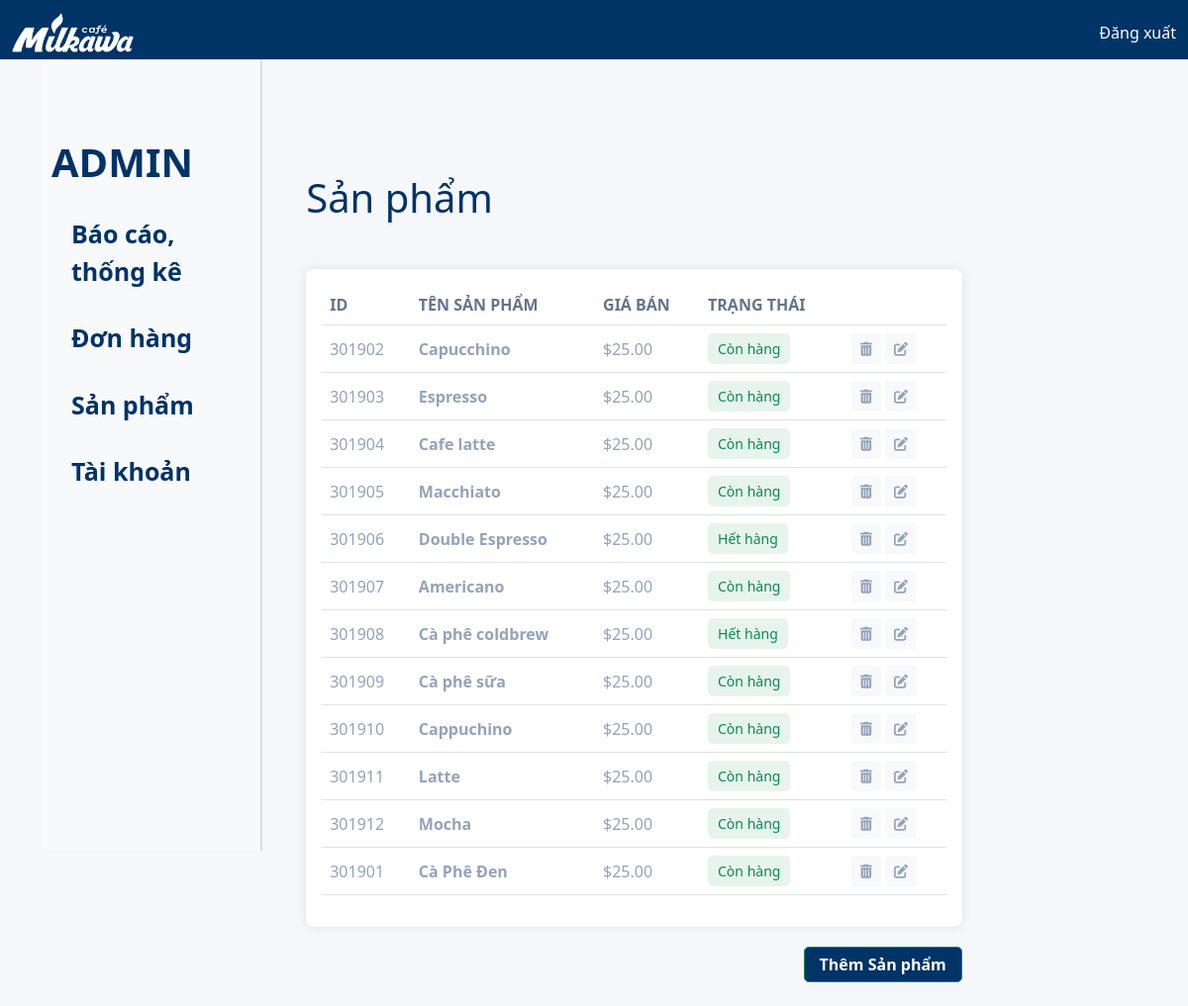
The app's page /Admin/index.php?id=3 with its own data.
### tables this page shows
CREATE TABLE `quanlysanpham` (
  `id` int(11) NOT NULL,
  `name` varchar(100) NOT NULL,
  `price` decimal(10,2) NOT NULL,
  `status` enum('Còn hàng','Hết hàng') DEFAULT 'Còn hàng'
);

### Admin/sanpham.php (the view, shortened to what this page needs)
<?php
$host = "localhost:3306";
$username = "root";
$password = "";
$database = "csdl_webandouong1";
$conn = new mysqli($host, $username, $password, $database);
$sql = "SELECT * FROM quanlysanpham";
$result = $conn->query($sql);
?>
            <main class="col-md-10 p-4">
                <h1 class="my-5" style="color: #003366;">Sản phẩm</h1>
                <div class="table-container">
                    <table class="table table-hover">
                        <thead>
                            <tr>
                                <th style="color: #64748b">ID</th>
                                <th style="color: #64748b">TÊN SẢN PHẨM</th>
                                <th style="color: #64748b">GIÁ BÁN</th>
                                <th style="color: #64748b">TRẠNG THÁI</th>
                                <th></th>
                            </tr>
                        </thead>
                        <tbody>
                            <?php if ($result->num_rows > 0): ?>
                                <?php while ($row = $result->fetch_assoc()): ?>
                                    <tr>
                                        <td><?= $row['id'] ?></td>
                                        <td style="font-weight: 700"><?= $row['name'] ?></td>
                                        <td>$<?= $row['price'] ?></td>
                                        <td>
                                            <span class="status-badge status-available" style="font-weight: 500"><?= $row['status'] ?></span>
                                        </td>
                                        <td>
                                            <form method="post" style="display:inline;">
                                                <button type="submit" name="delete_product" class="btn btn-sm btn-light" style="color: #94a3b8;"><i class="fa-solid fa-trash-can"></i></button>
                                            </form>
                                            <form method="post" action="edit.php" style="display:inline;">
                                                <button type="submit" name="edit_product" class="btn btn-sm btn-light" style="color: #94a3b8;"><i class="fa-solid fa-pen-to-square"></i></button>
                                            </form>
                                        </td>
                                    </tr>
                                <?php endwhile; ?>
                            <?php else: ?>
                                <tr>
                                    <td colspan="5" class="text-center">Không có sản phẩm nào</td>
                                </tr>
                            <?php endif; ?>
                        </tbody>
                    </table>
                </div>
                <div class="d-flex justify-content-end">
                    <button class="btn btn-success" style="font-weight: 600; background-color: #003366; margin-top: 20px; color: #fff; padding: 5px 15px; border-radius: 5px;" onclick="document.getElementById('addProductForm').style.display='block'">Thêm Sản phẩm</button>
                </div>
            </main>
        </div>
    </div>
</body>
</html>

### Admin/css/main.css (style rules this page uses)
body { background-color: #f5f7fa; }
.table-container { background-color: #fff; border-radius: 8px; padding: 1rem; box-shadow: 0 0 10px rgba(0, 0, 0, 0.1); }
.table th { color: #3b3b3b; }
.table th, .table td { vertical-align: middle; }
.status-badge { padding: 5px 10px; font-size: 0.875rem; border-radius: 15px; }
.status-available { background-color: #d1f2eb; color: #1abc9c; }
main h1 { color: #003366; margin: 2rem 0; }
.table-container .table th { color: #64748b; }
.table-container .table td { font-weight: 500; color: #94a3b8; }
.btn-light { color: #94a3b8; }
.btn-light i { color: #94a3b8; }
.status-badge { font-weight: 500; padding: 5px 10px; border-radius: 5px; display: inline-block; text-align: center; }
.status-available { color: #0d894f; background-color: #e7f4ee; }

### records on screen
quanlysanpham: id "301902", name "Capucchino", price "25.00", status "Còn hàng"
quanlysanpham: id "301903", name "Espresso", price "25.00", status "Còn hàng"
quanlysanpham: id "301904", name "Cafe latte", price "25.00", status "Còn hàng"
quanlysanpham: id "301905", name "Macchiato", price "25.00", status "Còn hàng"
quanlysanpham: id "301906", name "Double Espresso", price "25.00", status "Hết hàng"
quanlysanpham: id "301907", name "Americano", price "25.00", status "Còn hàng"
quanlysanpham: id "301908", name "Cà phê coldbrew", price "25.00", status "Hết hàng"
quanlysanpham: id "301909", name "Cà phê sữa", price "25.00", status "Còn hàng"
quanlysanpham: id "301910", name "Cappuchino", price "25.00", status "Còn hàng"
quanlysanpham: id "301911", name "Latte", price "25.00", status "Còn hàng"
quanlysanpham: id "301912", name "Mocha", price "25.00", status "Còn hàng"
quanlysanpham: id "301901", name "Cà Phê Đen", price "25.00", status "Còn hàng"
